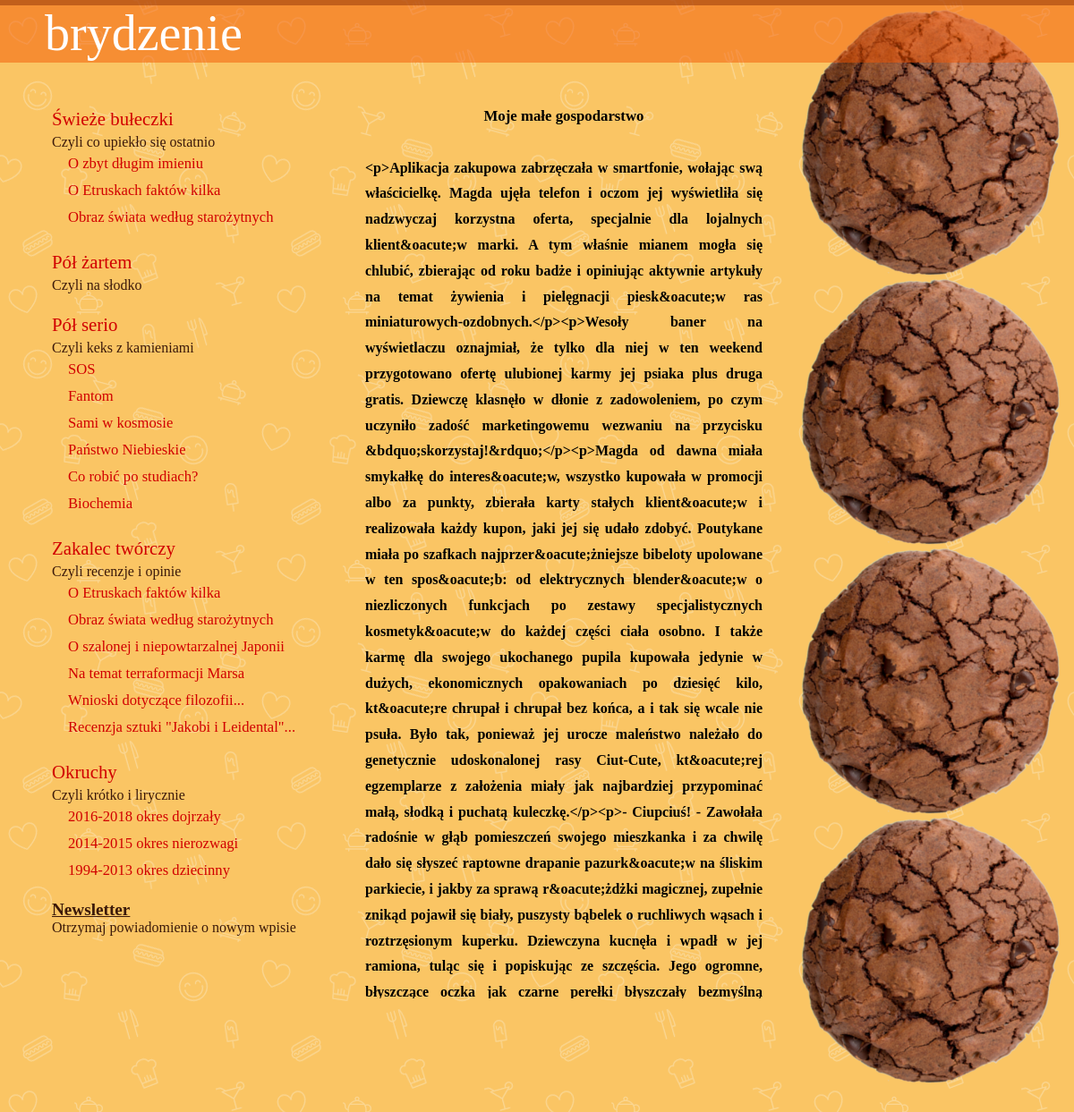
The app's page /zartem/moje-male-gospodarstwo with its own data.
### bryopo/models.py (models this page shows, shortened)
class Oposy(models.Model):
    opo_name = models.CharField('opo_name', max_length=200)
    opo_title = models.CharField('opo_title', max_length=200)
    opo_cat = models.CharField('opo_category', max_length=100)
    opo_cat_name = models.CharField('opo_category_name', max_length=100)
    opo_text = models.TextField('opo_text') # caly html :D
    year_added = models.CharField('year_added', max_length=4)

### bryopo/views.py (the view)
# urls.py: path('<str:str>/<slug:slug>', views.opo_chosen, name='opo_chosen'),
def opo_chosen(request, str, slug):
    opowiadanie = get_object_or_404(Oposy, opo_name=slug)
    return render(request, 'bryopo/opo.html', {'opowiadanie': opowiadanie})

### bryopo/templates/bryopo/opo.html (shortened to what this page needs)
{% extends "bryopo/index.html" %}
{% block content %}
	    <p class="text_title">{{ opowiadanie.opo_title }}</p>
	    <p>&nbsp; </p>
      {{ opowiadanie.opo_text }}
{% endblock %}

### bryopo/static/bryopo/style.css (style rules this page uses)
html { height: 100%; }
body { background-image: url("images/yellow_bg.png"); background-repeat: repeat; }
p { font-family: Bellota, serif; margin: 0px; }
.text_title { text-align: center; font-weight: bold; text-indent: 0px; font-size: 1.05em; }

### records on screen
Oposy: opo_title "Moje małe gospodarstwo", opo_text "<p>Aplikacja zakupowa zabrzęczała w smartfonie, wołając swą właścicielkę. Magda ujęła telefon i oczom jej wyświetliła się nadzwyczaj korzystna oferta, specjalnie dla lojalnych klient&oacute;w marki. A tym właśnie mianem mogła się chlubić, zbierając od roku badże i opiniując aktywnie artykuły na temat żywienia i pielęgnacji piesk&oacute;w ras miniaturowych-ozdobnych.</p><p>Wesoły baner na wyświetlaczu oznajmiał, że tylko dla niej w ten weekend przygotowano ofertę ulubionej karmy jej psiaka plus druga gratis. Dziewczę klasnęło w dłonie z zadowoleniem, po czym uczyniło zadość marketingowemu wezwaniu na przycisku &bdquo;skorzystaj!&rdquo;</p><p>Magda od dawna miała smykałkę do interes&oacute;w,…"
